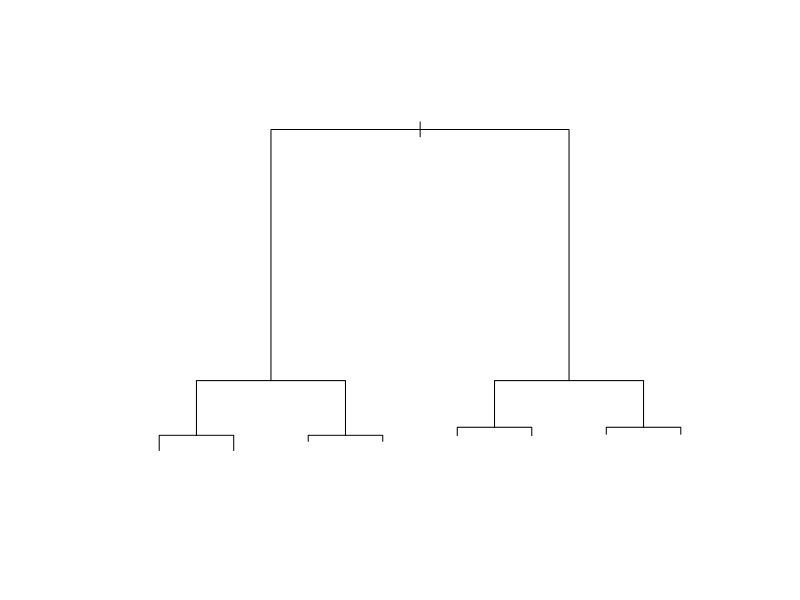

Reproduce this figure in R. (Note: this script raises an error after producing the figure.)
library(rpart)
n <- 1000
sigma <- 0.25
# set.seed(1) # if using R 3.5 or ealier
set.seed(1, sample.kind = "Rounding") # if using R 3.6 or later
x <- rnorm(n, 0, 1)
y <- 0.75 * x + rnorm(n, 0, sigma)
dat <- data.frame(x = x, y = y)


# q1
fit <- rpart(y ~ ., data = dat)


# q2
plot(fit, margin = 0.1)
#text(fit, cex = 0.75)


# q3
dat %>% 
  mutate(y_hat = predict(fit)) %>% 
  ggplot() +
  geom_point(aes(x, y)) +
  geom_step(aes(x, y_hat), col=2)


# q4
library(randomForest)
fit <- randomForest(y ~ x, data = dat) 
dat %>% 
  mutate(y_hat = predict(fit)) %>% 
  ggplot() +
  geom_point(aes(x, y)) +
  geom_step(aes(x, y_hat), col = "red")


# q5
plot(fit)


# q6
fit <- randomForest(y ~ x, data = dat, nodesize = 50, maxnodes = 25) 
dat %>% 
  mutate(y_hat = predict(fit)) %>% 
  ggplot() +
  geom_point(aes(x, y)) +
  geom_step(aes(x, y_hat), col = "red")

plot(fit)
